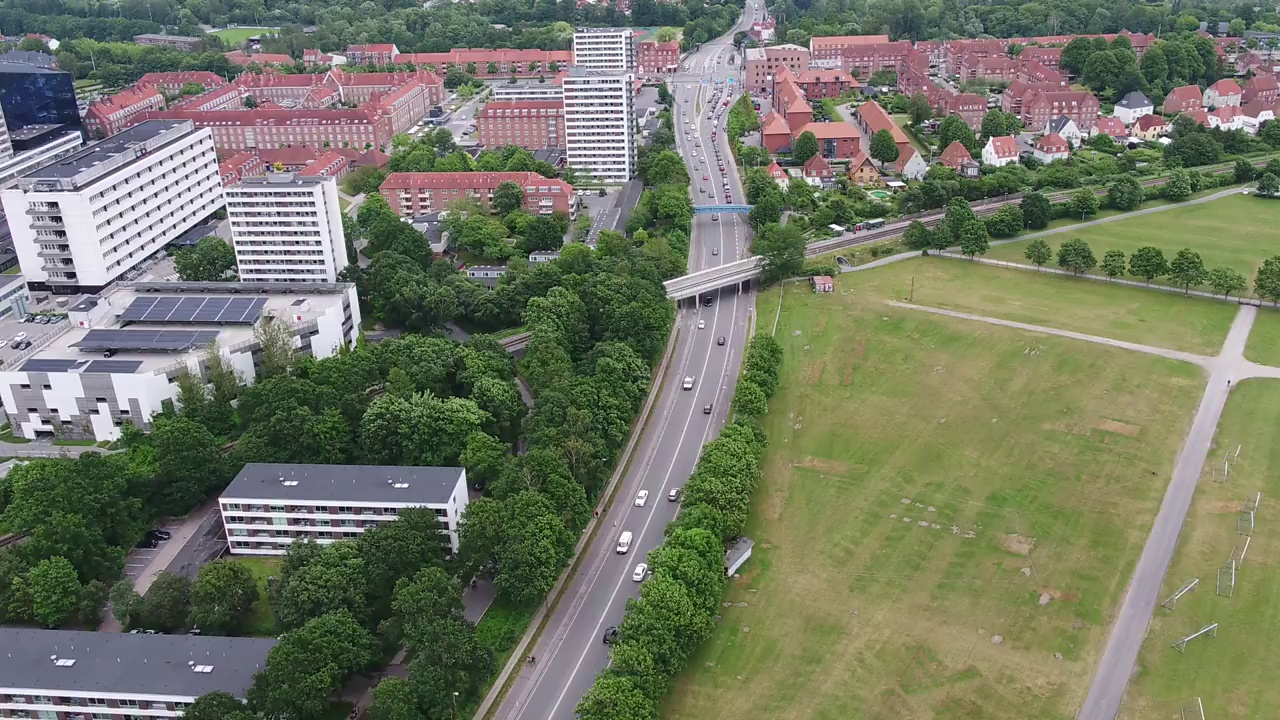
#> input picture src/Ex4/still.jpg, 1280 x 720 px
$ python Exercise4.py
#> lines starting #> are read from the running program, lines starting #| are printed output that depends on the picture
import cv2
import numpy as np

def perspective_transform(image):

    googleCoords = np.array([[185,308],[774,327],[557,575],[151,479]], dtype="float32") # Order of points: grey house, red house, red shag, grey shag
#> googleCoords = [[185, 308], [774, 327], [557, 575], [151, 479]]
    stillCoords = np.array([[464,467],[566,196],[823,280],[752,543]], dtype="float32")# Order of points: grey house, red house, red shag, grey shag

    M = cv2.getPerspectiveTransform(stillCoords, googleCoords)
#> M = [[1.25, -5.61, 3336.1], [4.7, 5.15, -2425.5], [0.000752, 0.0121, 1]]

    warped = cv2.warpPerspective(image, M, (1280, 720))
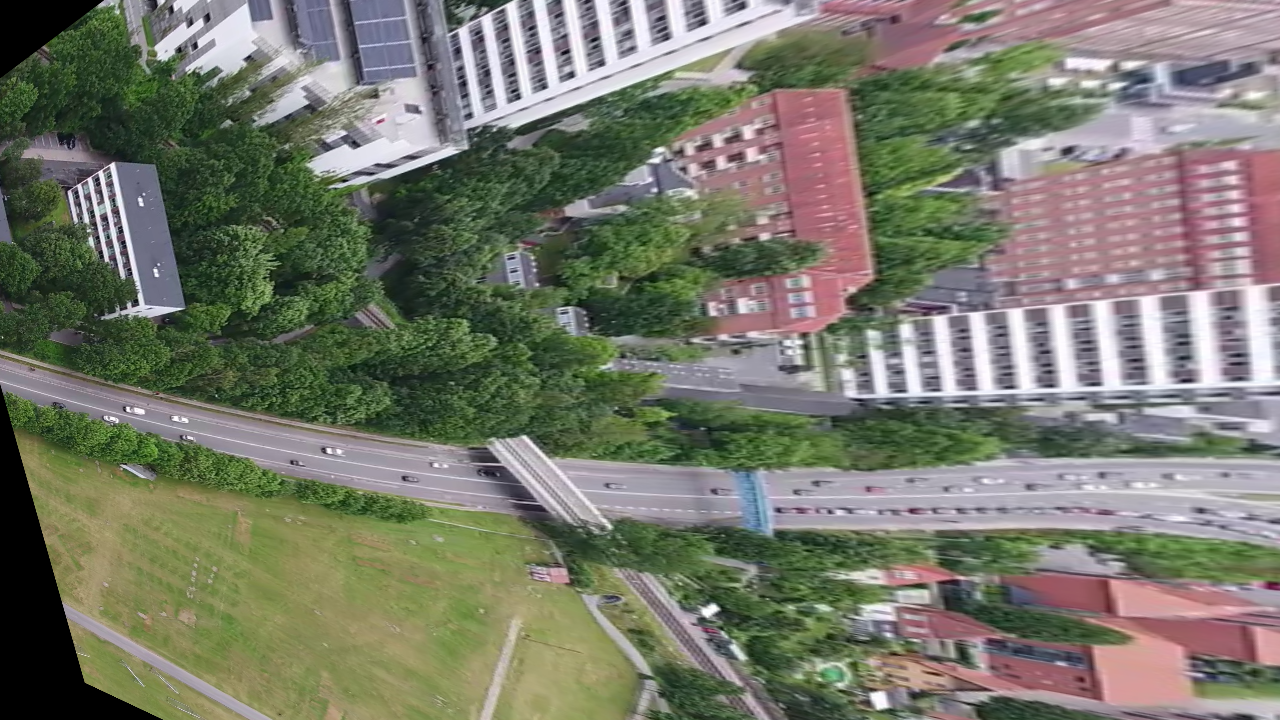
#> warped: shape (720, 1280, 3); mean B, G, R 105.5, 119.9, 118.4
#> image is the input picture: shape (720, 1280, 3); mean B, G, R 100.4, 119.5, 115.2

    return warped

imgWarp = perspective_transform(cv2.imread("still.jpg"))
cv2.imshow("Warped", imgWarp)
cv2.imwrite("warpedStill.jpg", imgWarp)

cv2.waitKey(0)

$ run again, with src/Ex4/google.png saved as src/Ex4/still.jpg
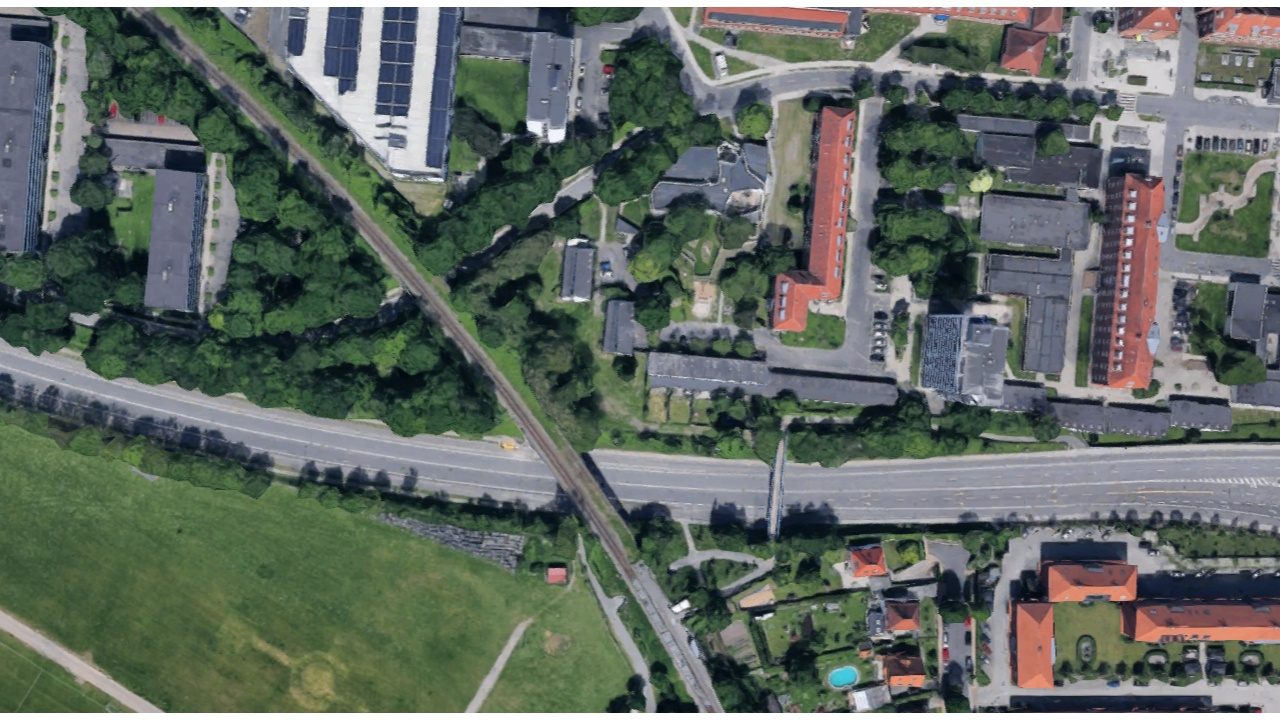
#> input picture src/Ex4/google.png, 1280 x 720 px
#> googleCoords = [[185, 308], [774, 327], [557, 575], [151, 479]]
#> M = [[1.25, -5.61, 3336.1], [4.7, 5.15, -2425.5], [0.000752, 0.0121, 1]]
#> in perspective_transform, `warped = cv2.warpPerspective(image, M, (1280, 720))`:
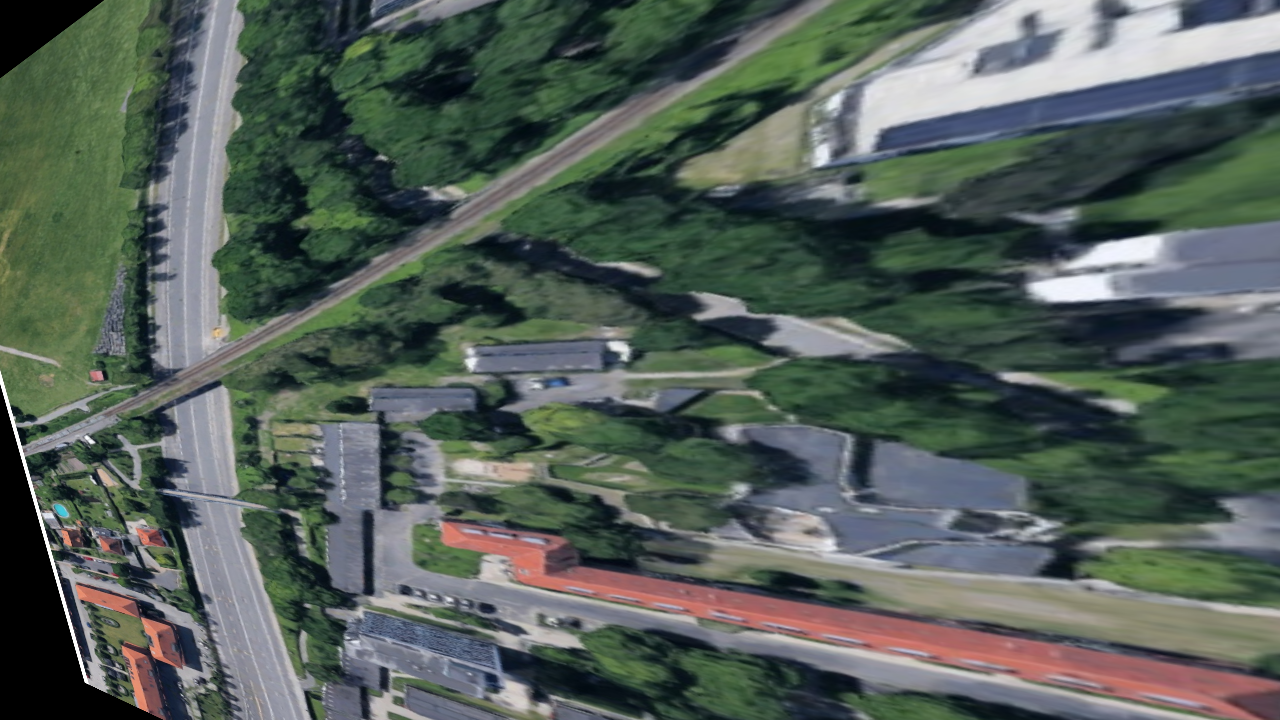
#> warped: shape (720, 1280, 3); mean B, G, R 88.3, 94.7, 84
#> in perspective_transform, image is the input picture: shape (720, 1280, 3); mean B, G, R 97.9, 104.9, 96
